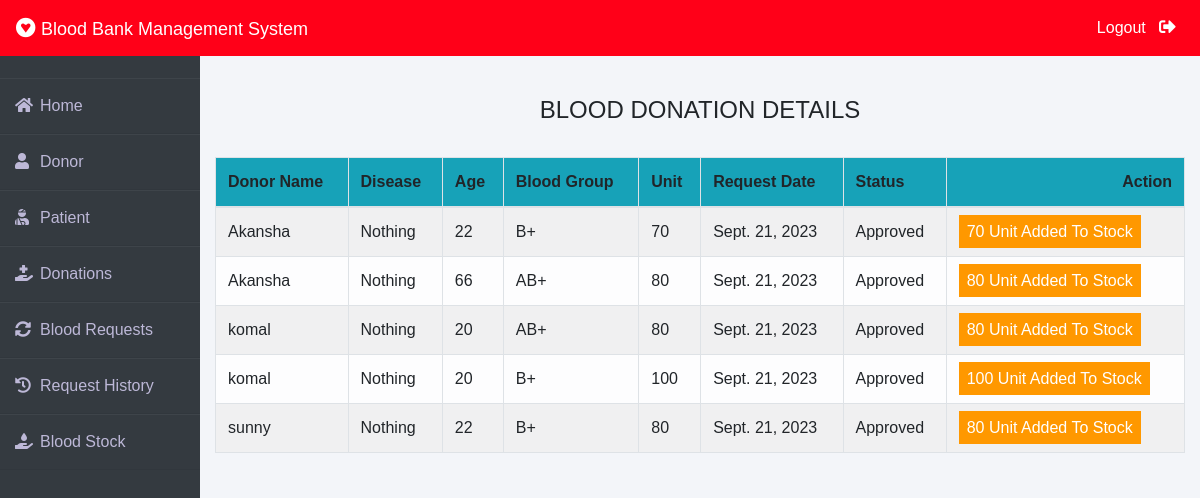
The page /admin-donation (signed in) on the database its author committed.
### donor/models.py (models this page shows, shortened)
class BloodDonate(models.Model):
    donor=models.ForeignKey(Donor,on_delete=models.CASCADE)
    disease=models.CharField(max_length=100,default="Nothing")
    age=models.PositiveIntegerField()
    bloodgroup=models.CharField(max_length=10)
    unit=models.PositiveIntegerField(default=0)
    status=models.CharField(max_length=20,default="Pending")
    date=models.DateField(auto_now=True)

class Donor(models.Model):
    user=models.OneToOneField(User,on_delete=models.CASCADE)
    profile_pic= models.ImageField(upload_to='profile_pic/Donor/',null=True,blank=True)
    bloodgroup=models.CharField(max_length=10)
    address = models.CharField(max_length=40)
    mobile = models.CharField(max_length=20,null=False)
    def __str__(self):
        return self.user.first_name

### blood/views.py (the view)
# urls.py: path('admin-donation', views.admin_donation_view,name='admin-donation'),
@login_required(login_url='adminlogin')
def admin_donation_view(request):
    donations=dmodels.BloodDonate.objects.all()
    return render(request,'blood/admin_donation.html',{'donations':donations})

### templates/blood/admin_donation.html (shortened to what this page needs)
{% extends 'blood/adminbase.html' %}
{% block content %}
{% load widget_tweaks %}
{%load static%}
<head>
   </head>
<br><br>
<div class="container">
    <H4 class="text-center">BLOOD DONATION DETAILS</H4><br>
    <table class="table table-light table-hover table-bordered table-striped">
        <thead class="bg-info">
            <tr>
                <th scope="col">Donor Name</th>
                <th scope="col">Disease</th>
                <th scope="col">Age</th>
                <th scope="col">Blood Group</th>
                <th scope="col">Unit</th>
                <th scope="col">Request Date</th>
                <th scope="col">Status</th>
                <th class="text-right">Action</th>
            </tr>
        </thead>
        <tbody>
            {% for t in donations %}
            <tr>
                <td> {{t.donor}}</td>
                <td> {{t.disease}}</td>
                <td> {{t.age}}</td>
                <td>{{t.bloodgroup}}</td>
                <td>{{t.unit}}</td>
                <td>{{t.date}}</td>
                <td>{{t.status}}</td>
                {% if t.status == 'Pending' %}
                <td class="text-right">
                    <button class="btn btn-primary badge-pill" style="width: 100px;"><a  style="text-decoration: none;color: white;" href="{% url 'approve-donation' t.id  %}">APPROVE</a> </button>
                    <button class="btn btn-danger badge-pill" style="width: 80px;"><a  style="text-decoration: none;color: white;" href="{% url 'reject-donation' t.id  %}">REJECT</a> </button>
                </td>
                {% elif  t.status == 'Approved' %}
                <td><span class="label warning">{{t.unit}} Unit Added To Stock</span></td>
                {% else %}
                <td><span class="label danger">0 Unit Added To Stock</span></td>
                {% endif %}
            </tr>
            {% endfor %}
        </tbody>
    </table>
</div>
{% endblock content %}

### templates/blood/adminbase.html (style rules this page uses)
* { margin: 0; padding: 0; box-sizing: border-box; list-style: none; text-decoration: none; font-family: 'Josefin Sans', sans-serif; }
body { background-color: #f3f5f9; }

### templates/blood/admin_donation.html (style rules this page uses)
.label { color: white; padding: 8px; }
.warning { background-color: #ff9800; }

### rows shown on the page
BloodDonate: donor "Akansha", disease "Nothing", age "22", bloodgroup "B+", unit "70", date "Sept. 21, 2023", status "Approved"
BloodDonate: donor "Akansha", disease "Nothing", age "66", bloodgroup "AB+", unit "80", date "Sept. 21, 2023", status "Approved"
BloodDonate: donor "komal", disease "Nothing", age "20", bloodgroup "AB+", unit "80", date "Sept. 21, 2023", status "Approved"
BloodDonate: donor "komal", disease "Nothing", age "20", bloodgroup "B+", unit "100", date "Sept. 21, 2023", status "Approved"
BloodDonate: donor "sunny", disease "Nothing", age "22", bloodgroup "B+", unit "80", date "Sept. 21, 2023", status "Approved"
